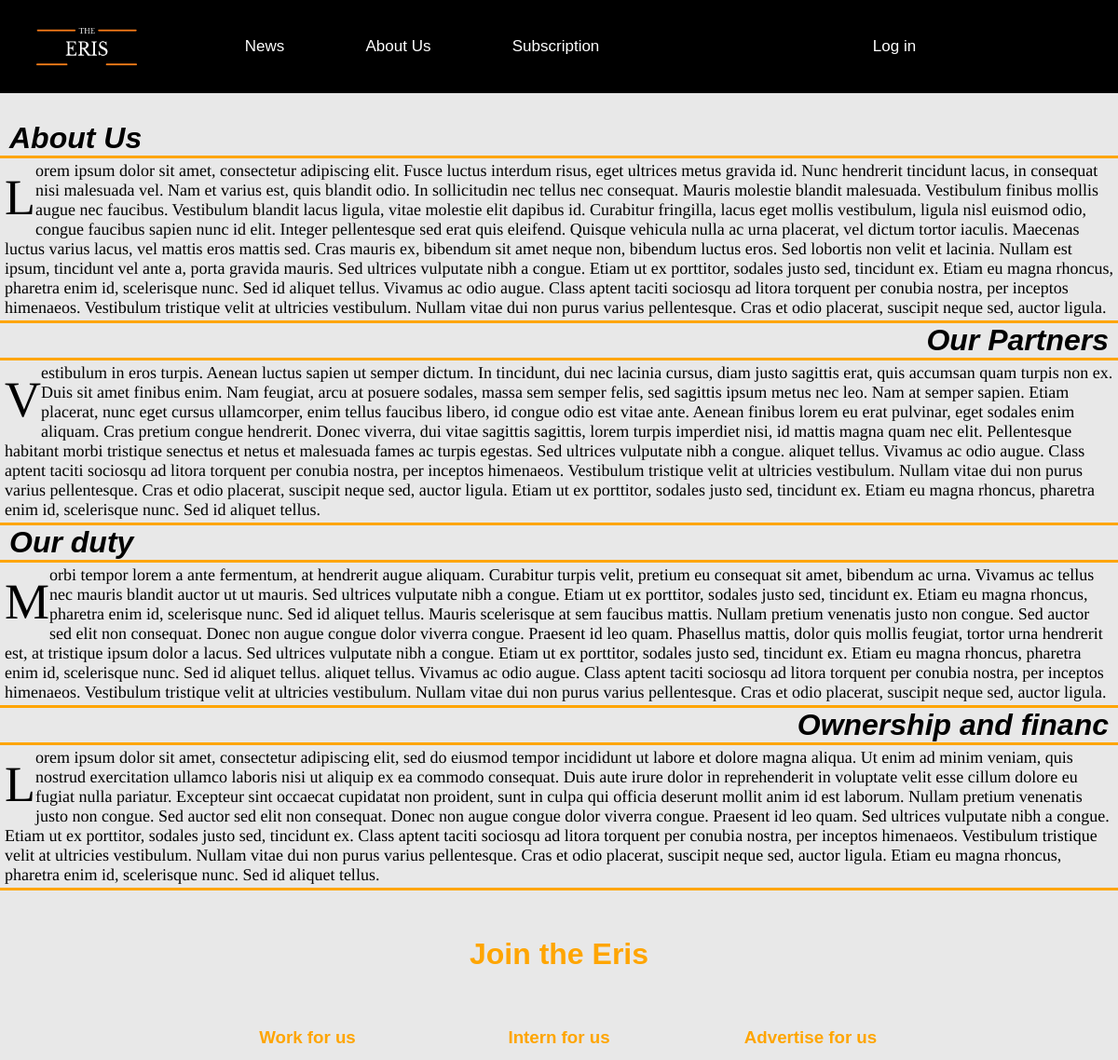
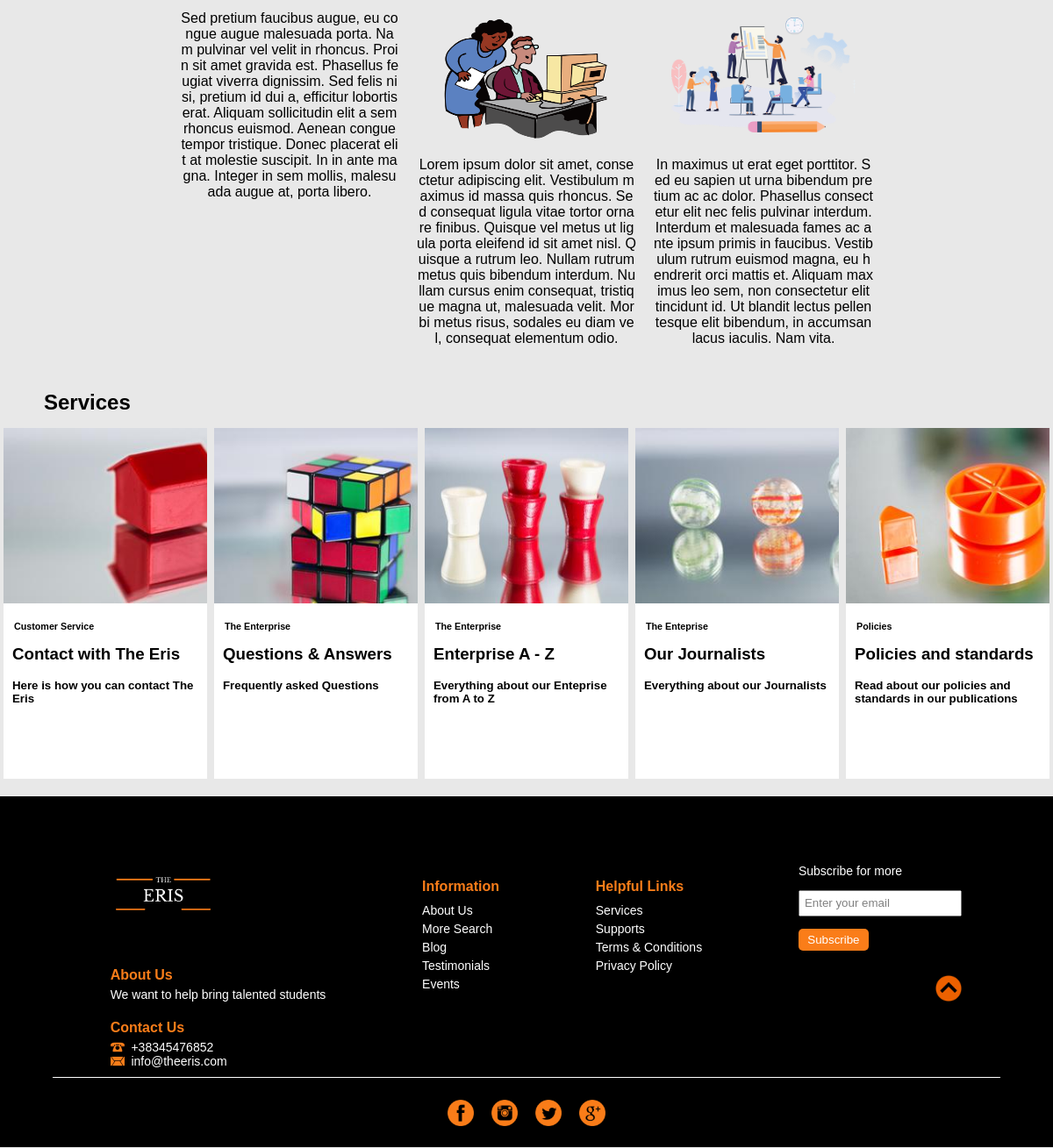
Screenshot of /About_us.php with the database file from the repository (2 pictures, top to bottom).
### tables this page shows
CREATE TABLE `aboutus` (
  `ID` int(11) NOT NULL,
  `Title` varchar(20) NOT NULL,
  `Description` text NOT NULL,
  `img` varchar(100) DEFAULT NULL
);

### models/DBConnection.php (called while the page is built, shortened)
<?php
class DBConnection
{
    public function getConnection()
    {
        try{
            $pdo = new PDO("mysql:host=localhost;dbname=WebProject", "root", "");
        }catch(PDOException $pdo){
            die("DB connection failed!");
        }
        return $pdo;
    }
}
?>

### Controllers/AboutUsController.php (called while the page is built)
<?php
    include_once './models/AboutUsModel.php';
class AboutUs {
   public $aboutUsModel;
    function __construct() {
        $this->aboutUsModel = new AboutUsModel();
    }
    function getAboutUs() {
        return $this->aboutUsModel->findAll();
    }
}
?>

### models/AboutUsModel.php (called while the page is built, shortened)
<?php
include_once 'DBConnection.php';
class AboutUsModel {
    private $stm;
    function __construct() {
        $this->DBCon = new DBConnection();
        $this->stm = $this->DBCon->getConnection();
    }
    function findAll() {
        $query = 'SELECT * from aboutUs';
        $statement = $this->stm->prepare($query);
        $statement->execute();
        return $statement->fetchAll();
    }
}
?>

### About_us.php (the view, shortened to what this page needs)
<?php
    include_once 'Controllers/AboutUsController.php';
    $aboutUs = new AboutUs();
    $content = $aboutUs->getAboutUs();
?>
<!DOCTYPE html>
<html lang="en">
<head>
    <link rel="stylesheet" href="css/About_us.css">
</head>
<body>
    <header>
        <div class="headerLeft">
            <img src="images/logo.png" height="130" width="120" >
            <ul class="HeaderList">
                <li><a class="Faqja2" href="index.php">News</a></li>
                <li><a class="Faqja2" href="About_us.php">About Us</a></li>
                <li><a class="Faqja2" href="Subscription.php">Subscription</a></li>
            </ul>
        </div>
        <div class="headerRight">
            <ul class="HeaderList">
            <?php
                        if(!isset($_SESSION['Emri'])) {
                            echo '<li id="showLoginForm">Log in</li>';
                           }
                           else {
                               echo '<li>Welcome '.$_SESSION['Emri'].'</li>';
                               echo '<li><a id="logout" href="logout.php">Logout</a></li>';
                               if($_SESSION['isAdmin'] == '1') {
                                echo '<li><a href="dashboard.php">Admin Panel</a></li>';
                               }
                           }
                        ?>
            </ul>
        </div>
    </header>
<div class="para">
    <div class="About_us_titulli"><h1><?php echo $content[0]['Title'];?></h1></div>
    <div class="pjesa1">
        <div class="Teksti">
            <?php
        echo $content[0]['Description'];?>
        </div>
    </div>
    <div class="About_us_titulli2"><h1><?php echo $content[1]['Title'];?></h1></div>
    <div class="pjesa1">
        <div class="Teksti">
        <?php
        echo $content[1]['Description'];?>
        </div>
    </div>
    <div class="About_us_titulli3"><h1><?php echo $content[2]['Title'];?></h1></div>
    <div class="pjesa1">
        <div class="Teksti">
        <?php
        echo $content[2]['Description'];?>
        </div>
    </div>
    <div class="About_us_titulli2"><h1><?php echo $content[3]['Title'];?></h1></div>
    <div class="pjesa1">
        <div class="Teksti">
        <?php
        echo $content[3]['Description'];?>
        </div>
    </div>
</div>
<div class="Joini"><h1>Join the Eris</h1></div>
    <div class="dyta">
       <div class="kontenti">
         <h3><?php echo $content[4]['Title']; ?></h3>
         <div class="Tekstinjo">
            <?php echo $content[4]['Description']; ?>
         </div>
       </div>
       <div class="kontenti">
         <h3><?php echo $content[5]['Title']; ?></h3>
         <img src="images/<?php echo $content[5]['img']; ?>" alt="">
         <div class="Tekstinjo">
         <?php echo $content[5]['Description']; ?>
         </div>
        </div>
    <div class="kontenti">
         <h3><?php echo $content[6]['Title']; ?></h3>
         <img src="images/<?php echo $content[6]['img']; ?>" alt="">
         <div class="Tekstinjo">
         <?php echo $content[6]['Description']; ?>
         </div>
    </div>
    </div>
<div class="Services"><h2>Services</h2></div>
<div class="treta">
<div class="artikujt">
  <div class="lajmi">
      <div class="foto" style="background: url(images/kontakt-682~384x216.jpg) no-repeat; background-size: cover;"> </div>
      <h6 id="sherbimi">Customer Service</h6>
      <h3>Contact with The Eris</h3>
      <h5><a href="#">Here is how you can contact The Eris</a></h5>
  </div>
  <div class="lajmi">
      <div class="foto" style="background: url(images/-fragen-und-antworten-100~384x216.jpg) no-repeat; background-size: cover;">  </div>
      <h6 id="sherbimi">The Enterprise</h6>
      <h3><a href="#">Questions & Answers</a></h3>
      <h5>Frequently asked Questions</h5>
    </div>
  <div class="lajmi">
      <div class="foto" style="background: url(images/unternehmen-a-z-100~384x216.jpg) no-repeat; background-size: 100% 100%;">
      </div>
      <h6 id="sherbimi">The Enterprise</h6>
      <h3><a href="#">Enterprise A - Z</a></h3>
      <h5>Everything about our Enteprise from A to Z</h5>
  </div>
  <div class="lajmi">
      <div class="foto" style="background: url(images/konzern-100~384x216.jpg) no-repeat; background-size: cover;">
      </div>
      <h6 id="sherbimi">The Enteprise</h6>
      <h3><a href="#">Our Journalists</a></h3>
      <h5>Everything about our Journalists</h5>
  </div>
  <div class="lajmi">
    <div class="foto" style="background: url(images/konzern-102~384x216.jpg) no-repeat; background-size: cover;"> </div>
    <h6 id="sherbimi">Policies</h6>
    <h3>Policies and standards</h3>
    <h5><a href="#">Read about our policies and standards in our publications</a></h5>
</div>
</div>
    </div>
    <footer>
        <div class="upperFooter">
            <div class="kolonat">
                <div id="footerLogo">
                    <img src="images/logo.png" alt="logo">
                </div>
                <div id="aboutUs">
                    <h3>About Us</h3>
                    <p>We want to help bring talented students</p>
                </div>
                <div>
                    <h3>Contact Us</h3>
                    <div class="kontakt">
                        <img src="images/phone-46-16.ico" alt="phone logo">
                        <p>&nbsp;&nbsp;+38345476852</p>
                    </div>
                    <div class="kontakt">
                        <img src="images/email-11-16.ico" alt="email logo">
                        <p>&nbsp;&nbsp;info@theeris.com</p>
                    </div>
                </div>
            </div>
            <div class="kolonat">
                <h3>Information</h3>
                <ul>
                    <li>About Us</li>
                    <li>More Search</li>
                    <li>Blog</li>
                    <li>Testimonials</li>
                    <li>Events</li>
                </ul>
            </div>
            <div class="kolonat">
                <h3>Helpful Links</h3>
                <ul>
                    <li>Services</li>
                    <li>Supports</li>
                    <li>Terms & Conditions</li>
                    <li>Privacy Policy</li>
                    <li>&nbsp;</li>
                </ul>
            </div>
            <div class="kolonat">
            <form class="subscribeForm" method='get'>
                            <label for="subscribeBox">Subscribe for more</label>
                            <input type="search"  placeholder="Enter your email" id="subscribeBox" name='email'>
                            <br>
                            <button name='subscribeButton' id="subscribeButton">Subscribe</button>
                        </form>
                <div  class="backtop">
                <a href='#'><img  src="images/top.png" alt="topLogo" height="30" width="30"></a>
                 </div>
        </div>
        </div>
        <div class="lowerFooter">
            <img src="images/facebook-4-48.ico" alt="facebook icon">
            <img src="images/instagram-4-48.ico" alt="instagram icon">
            <img src="images/twitter-4-48.ico" alt="twitter icon">
            <img src="images/google-plus-4-48.ico" alt="google plus icon">
        </div>
    </footer>
</body>
</html>

### rows the page displays
aboutus: Title "About Us", Description "Lorem ipsum dolor sit amet, consectetur adipiscing elit. Fusce luctus interdum risus, eget ultrices metus gravida id. Nunc hendrerit tincidunt lacus, in consequat nisi malesuada vel. Nam et varius est, quis blandit odio. In sollicitudin nec tellus nec consequat. Mauris molestie blandit malesuada. Vestibulum finibus mollis augue nec faucibus. Vestibulum blandit lacus ligula, vitae molestie elit dapibus id. Curabitur fringilla, lacus eget mollis vestibulum, ligula nisl euismod odio, congue faucibus sapien nunc id elit. Integer pellentesque sed erat quis eleifend. Quisque vehicula nulla ac urna placerat, vel dictum tortor iaculis. Maecenas luctus varius lacus, vel mattis eros mattis sed. Cras…"
aboutus: Title "Our Partners", Description "Vestibulum in eros turpis. Aenean luctus sapien ut semper dictum. In tincidunt, dui nec lacinia cursus, diam justo sagittis erat, quis accumsan quam turpis non ex. Duis sit amet finibus enim. Nam feugiat, arcu at posuere sodales, massa sem semper felis, sed sagittis ipsum metus nec leo. Nam at semper sapien. Etiam placerat, nunc eget cursus ullamcorper, enim tellus faucibus libero, id congue odio est vitae ante. Aenean finibus lorem eu erat pulvinar, eget sodales enim aliquam. Cras pretium congue hendrerit. Donec viverra, dui vitae sagittis sagittis, lorem turpis imperdiet nisi, id mattis magna quam nec elit. Pellentesque habitant morbi tristique senectus et netus et malesuada fames ac…"
aboutus: Title "Our duty", Description "Morbi tempor lorem a ante fermentum, at hendrerit augue aliquam. Curabitur turpis velit, pretium eu consequat sit amet, bibendum ac urna. Vivamus ac tellus nec mauris blandit auctor ut ut mauris. Sed ultrices vulputate nibh a congue. Etiam ut ex porttitor, sodales justo sed, tincidunt ex. Etiam eu magna rhoncus, pharetra enim id, scelerisque nunc. Sed id aliquet tellus. Mauris scelerisque at sem faucibus mattis. Nullam pretium venenatis justo non congue. Sed auctor sed elit non consequat. Donec non augue congue dolor viverra congue. Praesent id leo quam. Phasellus mattis, dolor quis mollis feugiat, tortor urna hendrerit est, at tristique ipsum dolor a lacus. Sed ultrices vulputate nibh a…"
aboutus: Title "Ownership and financ", Description "Lorem ipsum dolor sit amet, consectetur adipiscing elit, sed do eiusmod tempor incididunt ut labore et dolore magna aliqua. Ut enim ad minim veniam, quis nostrud exercitation ullamco laboris nisi ut aliquip ex ea commodo consequat. Duis aute irure dolor in reprehenderit in voluptate velit esse cillum dolore eu fugiat nulla pariatur. Excepteur sint occaecat cupidatat non proident, sunt in culpa qui officia deserunt mollit anim id est laborum. Nullam pretium venenatis justo non congue. Sed auctor sed elit non consequat. Donec non augue congue dolor viverra congue. Praesent id leo quam. Sed ultrices vulputate nibh a congue. Etiam ut ex porttitor, sodales justo sed, tincidunt ex. Class aptent…"
aboutus: Title "Work for us", Description "Sed pretium faucibus augue, eu congue augue malesuada porta. Nam pulvinar vel velit in rhoncus. Proin sit amet gravida est. Phasellus feugiat viverra dignissim. Sed felis nisi, pretium id dui a, efficitur lobortis erat. Aliquam sollicitudin elit a sem rhoncus euismod. Aenean congue tempor tristique. Donec placerat elit at molestie suscipit. In in ante magna. Integer in sem mollis, malesuada augue at, porta libero."
aboutus: Title "Intern for us", img (picture), Description "Lorem ipsum dolor sit amet, consectetur adipiscing elit. Vestibulum maximus id massa quis rhoncus. Sed consequat ligula vitae tortor ornare finibus. Quisque vel metus ut ligula porta eleifend id sit amet nisl. Quisque a rutrum leo. Nullam rutrum metus quis bibendum interdum. Nullam cursus enim consequat, tristique magna ut, malesuada velit. Morbi metus risus, sodales eu diam vel, consequat elementum odio."
aboutus: Title "Advertise for us", img (picture), Description "In maximus ut erat eget porttitor. Sed eu sapien ut urna bibendum pretium ac ac dolor. Phasellus consectetur elit nec felis pulvinar interdum. Interdum et malesuada fames ac ante ipsum primis in faucibus. Vestibulum rutrum euismod magna, eu hendrerit orci mattis et. Aliquam maximus leo sem, non consectetur elit tincidunt id. Ut blandit lectus pellentesque elit bibendum, in accumsan lacus iaculis. Nam vita."
